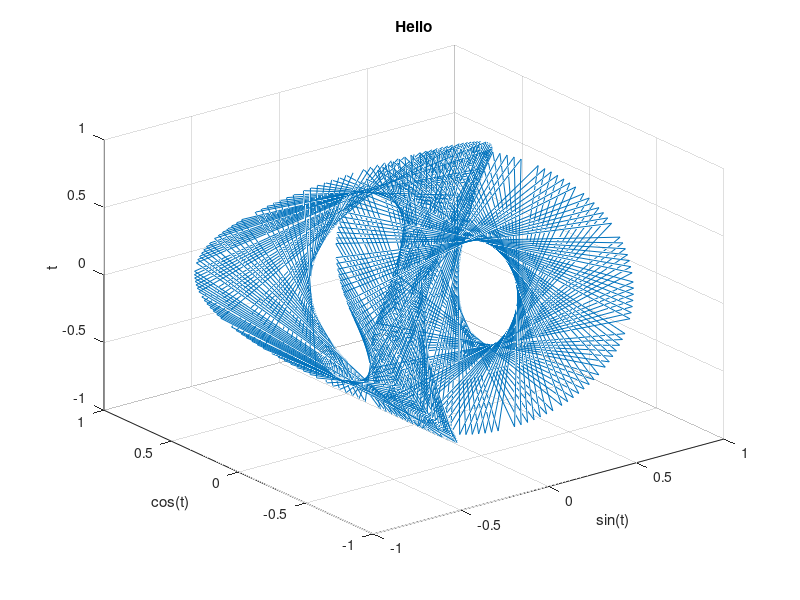

Source code (MATLAB):

t = 0:100*pi; 
plot3(cos(t) .* sin(2*t), sin(t) .* sin(2*t), cos(2 * t))
title('Hello') %creates plot title
xlabel('sin(t)') %creates x label
ylabel('cos(t)') %creates y label
zlabel('t') %creates t label
pause(100)
grid on %dashed grids


